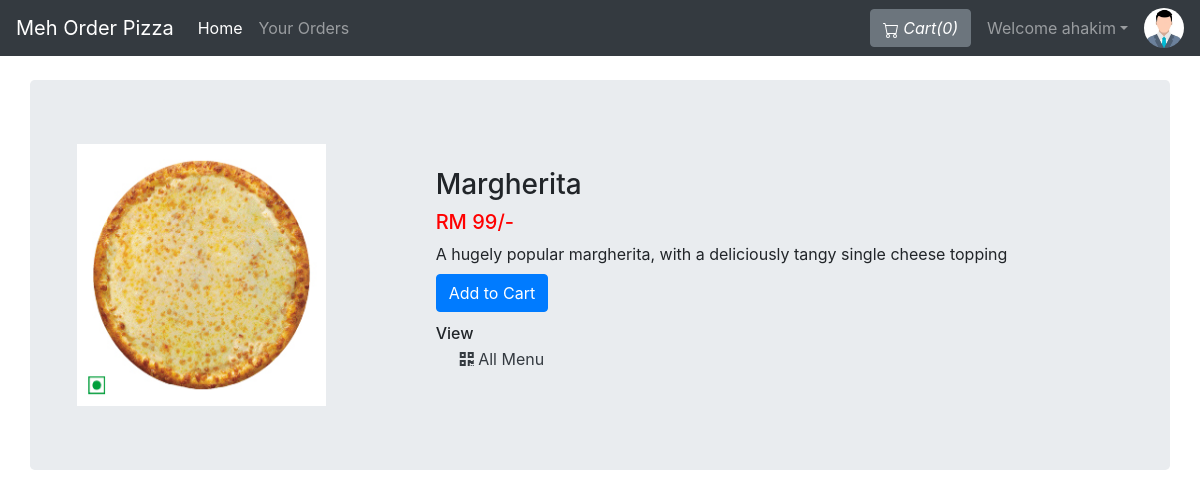
The app's page /viewPizza.php?pizzaid=1 (signed in) with its own data.
### tables this page shows
CREATE TABLE `sitedetail` (
  `tempId` int(11) NOT NULL,
  `systemName` varchar(21) NOT NULL,
  `email` varchar(35) NOT NULL,
  `contact1` bigint(21) NOT NULL,
  `contact2` bigint(21) DEFAULT NULL COMMENT 'Optional',
  `address` text NOT NULL,
  `dateTime` datetime NOT NULL DEFAULT current_timestamp()
);

CREATE TABLE `pizza` (
  `pizzaId` int(12) NOT NULL,
  `pizzaName` varchar(255) NOT NULL,
  `pizzaPrice` int(12) NOT NULL,
  `pizzaDesc` text NOT NULL,
  `pizzaCategorieId` int(12) NOT NULL,
  `pizzaPubDate` datetime NOT NULL DEFAULT current_timestamp()
);

### viewPizza.php (the view, shortened to what this page needs)
<!doctype html>
<html lang="en">
<head>
    <link rel="stylesheet" href="https://stackpath.bootstrapcdn.com/bootstrap/4.4.1/css/bootstrap.min.css">
    <link rel="stylesheet" href="https://use.fontawesome.com/releases/v5.8.2/css/all.css">
</head>
<body>
    <?php include 'partials/_dbconnect.php';?>
    <?php require 'partials/_nav.php' ?>
    <div class="container my-4" id="cont">
        <div class="row jumbotron">
        <?php
            $pizzaId = $_GET['pizzaid'];
            $sql = "SELECT * FROM `pizza` WHERE pizzaId = $pizzaId";
            $result = mysqli_query($conn, $sql);
            $row = mysqli_fetch_assoc($result);
            $pizzaName = $row['pizzaName'];
            $pizzaPrice = $row['pizzaPrice'];
            $pizzaDesc = $row['pizzaDesc'];
        ?>
        <?php
        echo  '<div class="col-md-4">
                <img src="img/pizza-'.$pizzaId. '.jpg" width="249px" height="262px">
            </div>
            <div class="col-md-8 my-4">
                <h3>' . $pizzaName . '</h3>
                <h5 style="color: #ff0000">RM '.$pizzaPrice. '/-</h5>
                <p class="mb-0">' .$pizzaDesc .'</p>';
                if($loggedin){
                    $quaSql = "SELECT `itemQuantity` FROM `viewcart` WHERE pizzaId = '$pizzaId' AND `userId`='$userId'";
                    $quaresult = mysqli_query($conn, $quaSql);
                    $quaExistRows = mysqli_num_rows($quaresult);
                    if($quaExistRows == 0) {
                        echo '<form action="partials/_manageCart.php" method="POST">
                              <input type="hidden" name="itemId" value="'.$pizzaId. '">
                              <button type="submit" name="addToCart" class="btn btn-primary my-2">Add to Cart</button>';
                    }else {
                        echo '<a href="viewCart.php"><button class="btn btn-primary my-2">Go to Cart</button></a>';
                    }
                }
                else{
                    echo '<button class="btn btn-primary my-2" data-toggle="modal" data-target="#loginModal">Add to Cart</button>';
                }
                echo '</form>
                <h6 class="my-1"> View </h6>
                <div class="mx-4">
                    <a href="index.php" class="active text-dark">
                    <i class="fas fa-qrcode"></i>
                        <span>All Menu</span>
                    </a>
                </div>
            </div>'
        ?>
        </div>
    </div>
</body>
</html>

### partials/_nav.php (shortened to what this page needs)
<?php
if(isset($_SESSION['loggedin']) && $_SESSION['loggedin']==true){
  $loggedin= true;
  $userId = $_SESSION['userId'];
  $username = $_SESSION['username'];
}
else{
  $loggedin = false;
  $userId = 0;
}
$sql = "SELECT * FROM `sitedetail`";
$result = mysqli_query($conn, $sql);
$row = mysqli_fetch_assoc($result);
$systemName = $row['systemName'];
echo '<nav class="navbar navbar-expand-lg navbar-dark bg-dark">
      <a class="navbar-brand" href="index.php">'.$systemName.'</a>
      <button class="navbar-toggler" type="button" data-toggle="collapse" data-target="#navbarSupportedContent" aria-controls="navbarSupportedContent" aria-expanded="false" aria-label="Toggle navigation">
        <span class="navbar-toggler-icon"></span>
      </button>
      <div class="collapse navbar-collapse" id="navbarSupportedContent">
        <ul class="navbar-nav mr-auto">
          <li class="nav-item active">
            <a class="nav-link" href="index.php">Home <span class="sr-only">(current)</span></a>
          </li>
          <li class="nav-item">
            <a class="nav-link" href="viewOrder.php">Your Orders</a>
          </li>
        </ul>
        <form method="get" action="/spasstwo/search.php" class="form-inline my-2 my-lg-0 mx-3">
        </form>';
        $countsql = "SELECT SUM(`itemQuantity`) FROM `viewcart` WHERE `userId`=$userId";
        $countresult = mysqli_query($conn, $countsql);
        $countrow = mysqli_fetch_assoc($countresult);
        $count = $countrow['SUM(`itemQuantity`)'];
        if(!$count) {
          $count = 0;
        }
        echo '<a href="viewCart.php"><button type="button" class="btn btn-secondary mx-2" title="MyCart">
          <svg xmlns="img/cart.svg" width="16" height="16" fill="currentColor" class="bi bi-cart" viewBox="0 0 16 16">
            <path d="M0 1.5A.5.5 0 0 1 .5 1H2a.5.5 0 0 1 .485.379L2.89 3H14.5a.5.5 0 0 1 .491.592l-1.5 8A.5.5 0 0 1 13 12H4a.5.5 0 0 1-.491-.408L2.01 3.607 1.61 2H.5a.5.5 0 0 1-.5-.5zM3.102 4l1.313 7h8.17l1.313-7H3.102zM5 12a2 2 0 1 0 0 4 2 2 0 0 0 0-4zm7 0a2 2 0 1 0 0 4 2 2 0 0 0 0-4zm-7 1a1 1 0 1 1 0 2 1 1 0 0 1 0-2zm7 0a1 1 0 1 1 0 2 1 1 0 0 1 0-2z"/>
          </svg>
          <i class="bi bi-cart">Cart(' .$count. ')</i>
        </button></a>';
        if($loggedin){
          echo '<ul class="navbar-nav mr-2">
            <li class="nav-item dropdown">
              <a class="nav-link dropdown-toggle" href="#" id="navbarDropdown" role="button" data-toggle="dropdown"> Welcome ' .$username. '</a>
              <div class="dropdown-menu" aria-labelledby="navbarDropdown">
                <a class="dropdown-item" href="partials/_logout.php">Logout</a>
              </div>
            </li>
          </ul>
          <div class="text-center image-size-small position-relative">
            <a href="viewProfile.php"><img src="img/person-' .$userId. '.jpg" class="rounded-circle" onError="this.src = \'img/profilePic.jpg\'" style="width:40px; height:40px"></a>
          </div>';
        }
        else {
          echo '
          <button type="button" class="btn btn-success mx-2"  data-toggle="modal" data-target="#loginModal">Login</button>
          <button type="button" class="btn btn-success mx-2"  data-toggle="modal" data-target="#signupModal">SignUp</button>';
        }
  echo '</div>
    </nav>';
?>

### viewPizza.php (style rules this page uses)
#cont { min-height : 578px; }

### records on screen
sitedetail: systemName "Meh Order Pizza"
pizza: pizzaName "Margherita", pizzaPrice "99", pizzaDesc "A hugely popular margherita, with a deliciously tangy single cheese topping"

### other values on screen
$count "0"
$username "ahakim"
